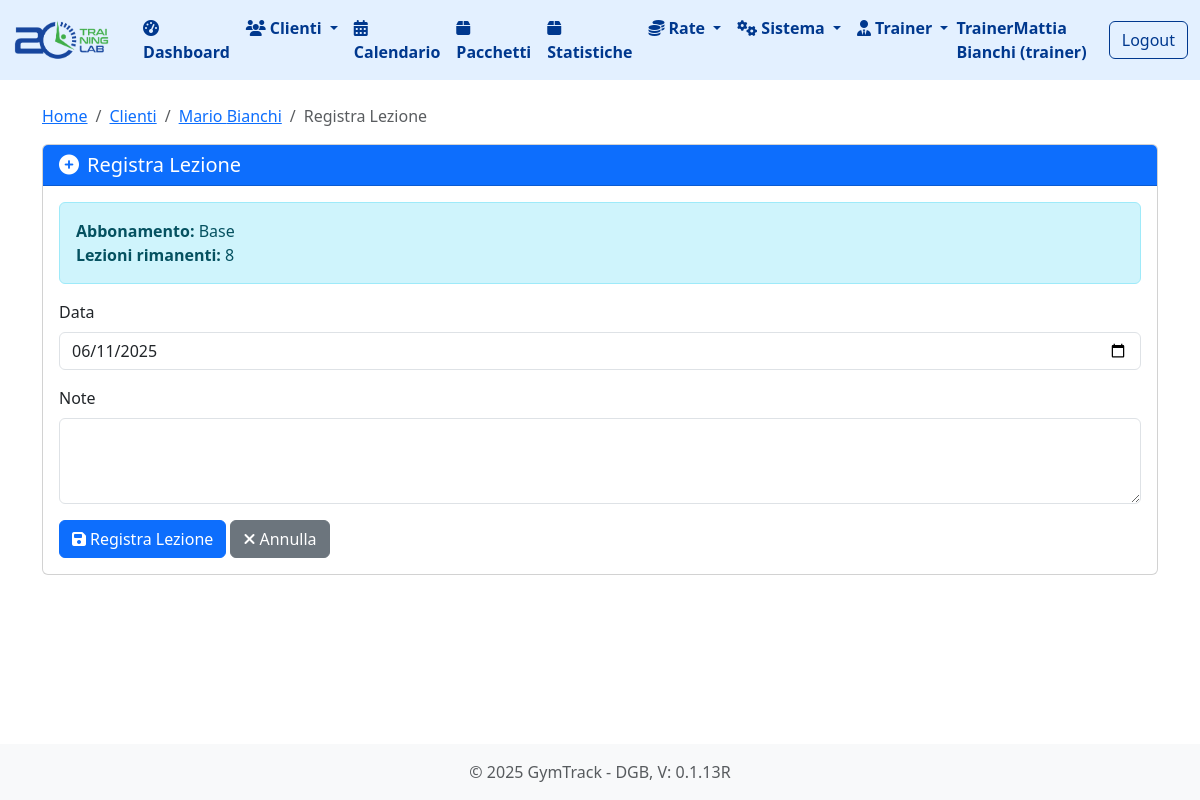
Page /abbonamenti/19/registra-lezione (signed in) on the earlier database version.
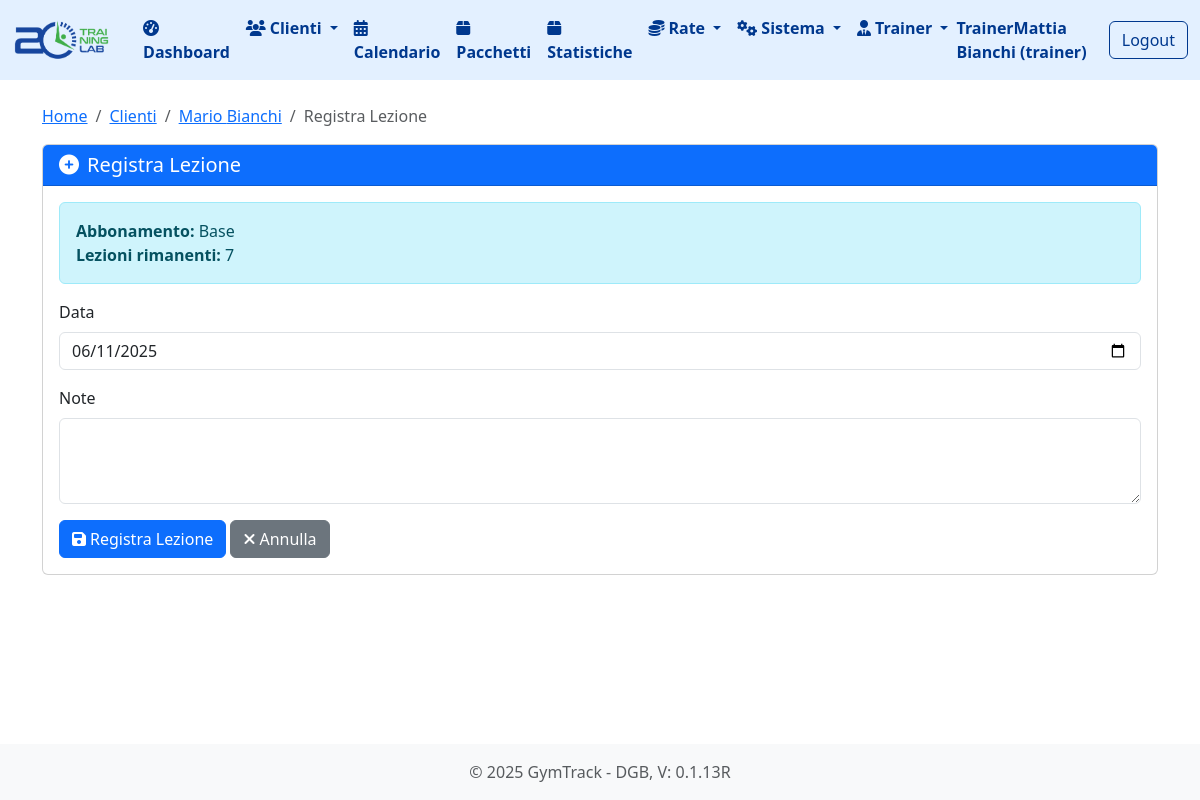
Same page on the later database version.
### tables this page shows
CREATE TABLE abbonamenti (
        id INTEGER PRIMARY KEY AUTOINCREMENT,
        cliente_id INTEGER NOT NULL,
        pacchetto_id INTEGER NOT NULL,
        data_inizio TEXT NOT NULL,
        data_fine TEXT NOT NULL,
        numero_lezioni INTEGER NOT NULL,
        lezioni_utilizzate INTEGER NOT NULL DEFAULT 0,
        prezzo_totale REAL NOT NULL,
        numero_rate INTEGER NOT NULL, sede_id INTEGER DEFAULT 1,
        FOREIGN KEY (cliente_id) REFERENCES clienti (id),
        FOREIGN KEY (pacchetto_id) REFERENCES pacchetti (id)
    );

### routes/lezioni.py (the view, shortened to what this page needs)
@lezioni_bp.route('/abbonamenti/<int:abbonamento_id>/registra-lezione', methods=['GET', 'POST'])
@login_required
def registra_lezione(abbonamento_id):
    abbonamento = db.get_abbonamento(abbonamento_id)
    if not abbonamento:
        flash('Abbonamento non trovato', 'error')
        return redirect(url_for('clienti.lista_clienti'))
    cliente = db.get_cliente(abbonamento['cliente_id'])
    if not cliente:
        flash('Cliente non trovato', 'error')
        return redirect(url_for('clienti.lista_clienti'))
    oggi = datetime.now().date()
    data_scadenza = datetime.strptime(abbonamento['data_fine'], '%Y-%m-%d').date()
    if data_scadenza < oggi:
        flash('Abbonamento scaduto', 'error')
        return redirect(url_for('clienti.dettaglio_cliente', cliente_id=cliente['id']))
    lezioni_rimanenti = abbonamento['numero_lezioni'] - abbonamento['lezioni_utilizzate']
    if lezioni_rimanenti <= 0:
        flash('Nessuna lezione rimanente', 'error')
        return redirect(url_for('clienti.dettaglio_cliente', cliente_id=cliente['id']))
    return render_template('lezioni/registra.html',
                         cliente=cliente,
                         abbonamento=abbonamento,
                         oggi=oggi.strftime('%Y-%m-%d'))

### app.py (called while the page is built)
@app.before_request
def setup():
    db.init_db()
    db.create_user_tables()
    g.hierarchy = db.build_hierarchy(session.get('user_role'), session.get('user_email'))

### database.py (called while the page is built, shortened)
def get_db_connection():
    conn = sqlite3.connect(DATABASE_PATH)
    conn.row_factory = sqlite3.Row
    return conn

def init_db():
    if os.path.exists(DATABASE_PATH):
        return

def get_cliente(cliente_id):
    conn = get_db_connection()
    cliente = conn.execute('SELECT * FROM clienti WHERE id = ?', (cliente_id,)).fetchone()
    conn.close()
    return cliente

def get_abbonamento(abbonamento_id):
    conn = get_db_connection()
    try:
        abbonamento = conn.execute('''
            SELECT
                a.*,
                p.nome as tipo,
                p.descrizione as descrizione_pacchetto,
                p.numero_lezioni as numero_lezioni_pacchetto,
                p.durata_giorni,
                date(a.data_inizio, '+' || p.durata_giorni || ' days') as data_fine
            FROM abbonamenti a
            JOIN pacchetti p ON a.pacchetto_id = p.id
            WHERE a.id = ?
        ''', (abbonamento_id,)).fetchone()
        return abbonamento
    finally:
        conn.close()

### templates/lezioni/registra.html (shortened to what this page needs)
{% extends 'base.html' %}
{% block content %}
<nav aria-label="breadcrumb">
    <ol class="breadcrumb">
        <li class="breadcrumb-item"><a href="{{ url_for('index') }}">Home</a></li>
        <li class="breadcrumb-item"><a href="{{ url_for('clienti.lista_clienti') }}">Clienti</a></li>
        <li class="breadcrumb-item"><a href="{{ url_for('clienti.dettaglio_cliente', cliente_id=cliente.id) }}">{{ cliente.nome }} {{ cliente.cognome }}</a></li>
        <li class="breadcrumb-item active">Registra Lezione</li>
    </ol>
</nav>
<div class="card">
    <div class="card-header bg-primary text-white">
        <h5 class="card-title mb-0">
            <i class="fas fa-plus-circle me-2"></i>Registra Lezione
        </h5>
    </div>
    <div class="card-body">
        <div class="alert alert-info">
            <strong>Abbonamento:</strong> {{ abbonamento.tipo }}<br>
            <strong>Lezioni rimanenti:</strong> {{ abbonamento.numero_lezioni - abbonamento.lezioni_utilizzate }}
        </div>
        <form method="POST">
            <div class="mb-3">
                <label for="data" class="form-label">Data</label>
                <input type="date" class="form-control" id="data" name="data" value="{{ oggi }}" required>
            </div>
            <div class="mb-3">
                <label for="note" class="form-label">Note</label>
                <textarea class="form-control" id="note" name="note" rows="3"></textarea>
            </div>
            <button type="submit" class="btn btn-primary">
                <i class="fas fa-save me-1"></i>Registra Lezione
            </button>
            <a href="{{ url_for('clienti.dettaglio_cliente', cliente_id=cliente.id) }}" class="btn btn-secondary">
                <i class="fas fa-times me-1"></i>Annulla
            </a>
        </form>
    </div>
</div>
{% endblock %}

Differences in the rows shown:
changed abbonamenti: abbonamento.numero_lezioni-abbonamento.lezioni_utilizzate "8" → "7"
